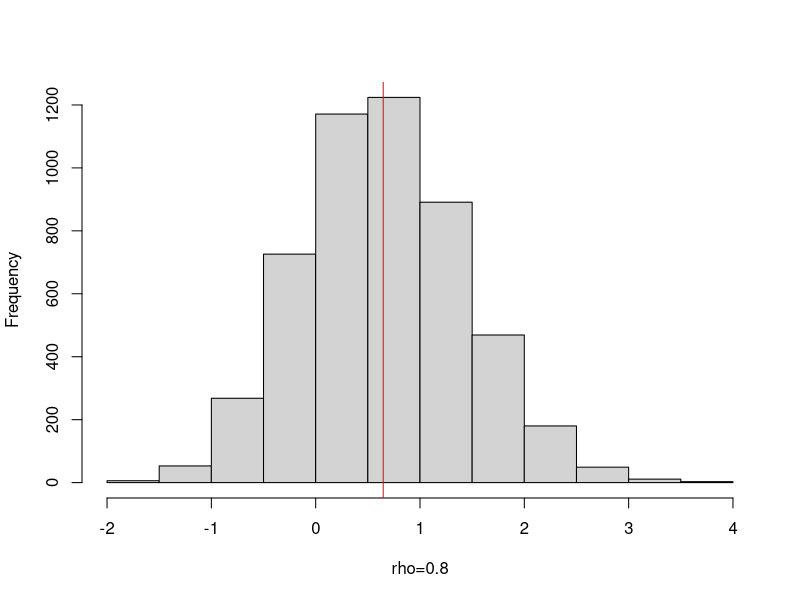
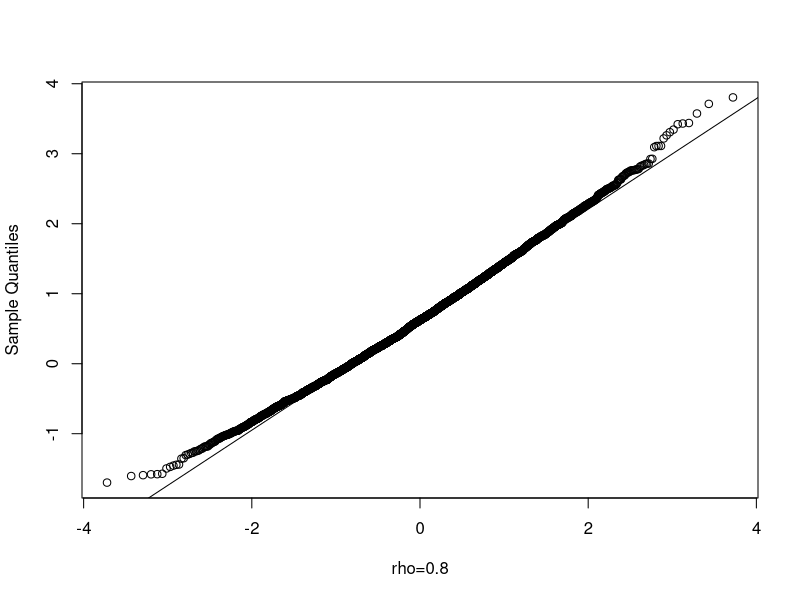
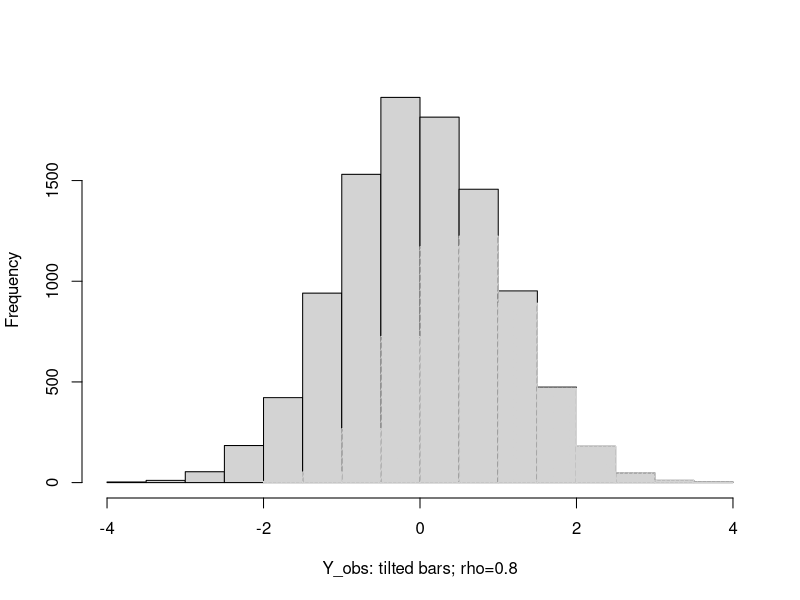
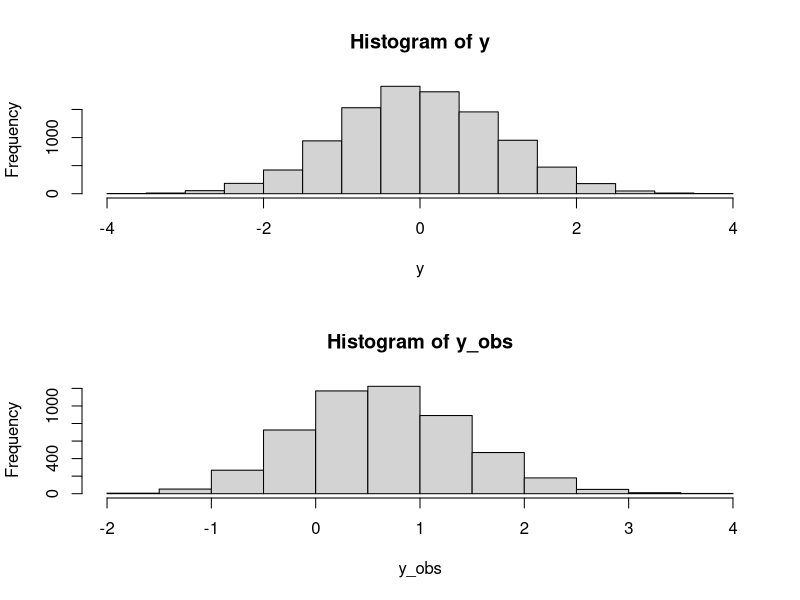
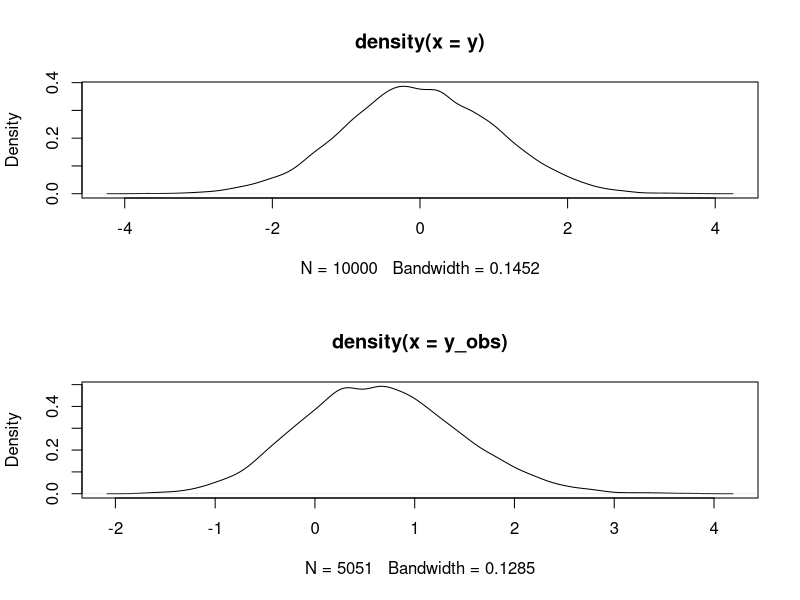

Generate these figures, in order, with R: (Note: this script raises an error after producing the figures.)
# selection model simulation
# library(car);
library(mvtnorm);
library(MASS);

# sample size cannot go higher!
set.seed(197789);

rowobs=10000;
mu_y=0;
mu_x=0;
# rho=0;
# rho=0.2;
# rho=0.4
# rho=0.6
rho=0.8;
sigma2_y=1;
Cov_matrix=matrix(c(sigma2_y, sqrt(sigma2_y)*rho, sqrt(sigma2_y)*rho,1), nrow=2, ncol=2);
mu=c(mu_y, mu_x);


# generate bivariate normal distribution;
data=mvrnorm(n = rowobs, mu=mu, Sigma=Cov_matrix);

# extract data;
y=data[,1];

# hist(y, xlab="rho=0", main="");
# abline(v=mean(y), col="red");
# qqnorm(y, xlab="rho=0", main="");
# qqline(y);



x=data[,2];

y_obs=y[x>0];
obs_no=length(y_obs);

# hist(y_obs, xlab="y_obs, rho=0");
# hist(y_obs, xlab="rho=0", main="");
# abline(v=mean(y_obs), col="red");
# qqnorm(y_obs, xlab="rho=0", main="");
# qqline(y_obs);

# hist(y_obs, xlab="rho=0.2", main="");
# abline(v=mean(y_obs), col="red");
# qqnorm(y_obs, xlab="rho=0.2", main="");
# qqline(y_obs);

# hist(y_obs, xlab="rho=0.4", main="");
# abline(v=mean(y_obs), col="red");
# qqnorm(y_obs, xlab="rho=0.4", main="");
# qqline(y_obs);

# hist(y_obs, xlab="rho=0.6", main="");
# abline(v=mean(y_obs), col="red");
# qqnorm(y_obs, xlab="rho=0.6", main="");
# qqline(y_obs);

hist(y_obs, xlab="rho=0.8", main="");
abline(v=mean(y_obs), col="red");
qqnorm(y_obs, xlab="rho=0.8", main="");
qqline(y_obs);

mean(y_obs);


# breaks=seq(-5,9,0.25);

# par(mfrow=c(2,2));
# For plot in Chapter 7 example 5;
# red for the original y;
hist(y, main="", xlab="Y_obs: tilted bars; rho=0.8")
# blue for the observed y;
hist(y_obs, add=T, density=25, angle=60 )

# hist(x, breaks=seq(-4,11,0.5));


y_miss=y[x<0];
miss_no=length(y_miss);

# miss_no is better less than obs_no;

summary(y_obs)-summary(y_miss);

par(mfrow=c(1,1));

par(mfrow=c(2,1));
hist(y);
hist(y_obs);
u=density(y);
plot(u);
v=density(y_obs);
plot(v);

densityPlot(y);


# impute the missing values using the bottom 100*(1-rho) percentile of the observed data;

y_obs_sort=sort(y_obs);
y_miss_impute=y_obs_sort[1:((1-rho)*length(y_obs_sort))];



summary(y_miss_impute)-summary(y_miss);


par(mfrow=c(2,1));
hist(y_miss_impute);
hist(y_miss);



# rejection sampling for y_miss;
n_sample=100000;
y_miss_impute_reject_normal=rnorm(n_sample, mu_y, sd=sqrt(sigma2_y));
sample_selection=(runif(n_sample)<pnorm((-mu_x-rho*(y_miss_impute_reject_normal-mu_y)/sqrt(sigma2_y))/(sqrt(1-rho^2))));
y_miss_impute_reject_final=(y_miss_impute_reject_normal[sample_selection])[1:miss_no];
 
summary(y_miss_impute_reject_final)-summary(y_miss);

par(mfrow=c(2,1));
hist(y_miss_impute_reject_final);
hist(y_miss);

# importance sampling for y_miss;
y_miss_impute_importance_normal=y_miss_impute_reject_normal;
prob_importance=pnorm((-mu_x-rho*(y_miss_impute_reject_normal-mu_y)/sqrt(sigma2_y))/(sqrt(1-rho^2)))/pnorm(-mu_x);
y_miss_impute_importance_final=sample(y_miss_impute_importance_normal, size=miss_no, replace = FALSE, prob = prob_importance/sum(prob_importance));

summary(y_miss_impute_importance_final)-summary(y_miss);

par(mfrow=c(2,1));
hist(y_miss_impute_importance_final);
hist(y_miss);

# importance sampling for y_miss using y_obs;
obs_prob_importance=pnorm((-mu_x-rho*(y_obs-mu_y)/sqrt(sigma2_y))/(sqrt(1-rho^2)))/(1-pnorm((-mu_x-rho*(y_obs-mu_y)/sqrt(sigma2_y))/(sqrt(1-rho^2))));
y_miss_impute_obs_importance=sample(y_obs, size=miss_no, replace = TRUE, prob = obs_prob_importance/sum(obs_prob_importance));

summary(y_miss_impute_obs_importance)-summary(y_miss);

par(mfrow=c(2,1));
hist(y_miss_impute_obs_importance);
hist(y_miss);

# sensitivity analysis;

# set rho;
rho_new=-0.95;
mu_x_new=qnorm(obs_no/(obs_no+miss_no));
# lambda_new is the inverse mills ratio;
lambda_new=dnorm(mu_x_new)/pnorm(mu_x_new);
sigma2_y_new=var(y_obs)/(1-rho_new^2*lambda_new*(lambda_new+mu_x_new));
mu_y_new=mean(y_obs)-rho_new*lambda_new*sqrt(sigma2_y_new);

# importance sampling for y_miss using y_obs;
# use the selection model parameters;
obs_prob_importance=pnorm((-mu_x_new-rho_new*(y_obs-mu_y_new)/sqrt(sigma2_y_new))/(sqrt(1-rho_new^2)))/(1-pnorm((-mu_x_new-rho_new*(y_obs-mu_y_new)/sqrt(sigma2_y_new))/(sqrt(1-rho_new^2))));
y_miss_impute_obs_importance=sample(y_obs, size=miss_no, replace = TRUE, prob = obs_prob_importance/sum(obs_prob_importance));

summary(y_miss_impute_obs_importance)-summary(y_miss);

par(mfrow=c(2,1));
hist(y_miss_impute_obs_importance);
hist(y_miss);
